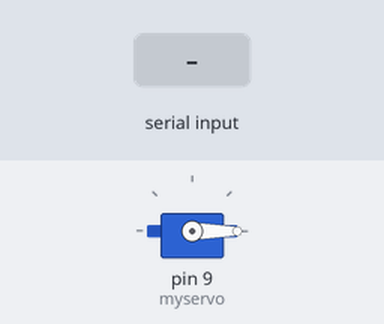
Recording of a sketch running on a simulated Arduino Uno, built with avr-gcc and run on an emulated ATmega328P. Parts: servo. The inputs (shaded band) are chosen by the test bench.

Above: at 1.2 s.
1.3 s: "H" received over Serial
At 1.6 s:
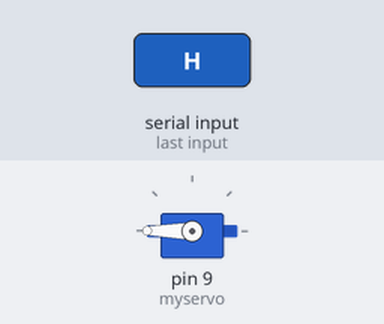
2.8 s: "L" received over Serial
At 3.9 s:
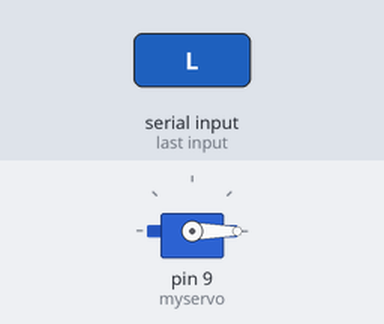
Timing chart, 0 to 5.8 s (numbered marks = the images above; inputs shaded):
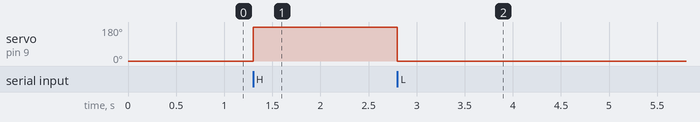

Measured:
- after the input at 1.3 s, servo on pin 9 (myservo): 0° → 180° at once
- after the input at 2.8 s, servo on pin 9 (myservo): 180° → 0° at once

The sketch:

BallArduino.ino
```cpp
#include <Servo.h>

int incomingByte;
Servo myservo;
int pos = 0;

void setup() {

  Serial.begin(9600);
  myservo.attach(9);
  myservo.write(0);
}

void loop() {

  if (Serial.available() > 0) {

    incomingByte = Serial.read();

    if (incomingByte == 'H') {

      myservo.write(180);
      delay (15);
    }

    if (incomingByte == 'L') {

      myservo.write(0);
      delay (15);
    }
  }
}
```
